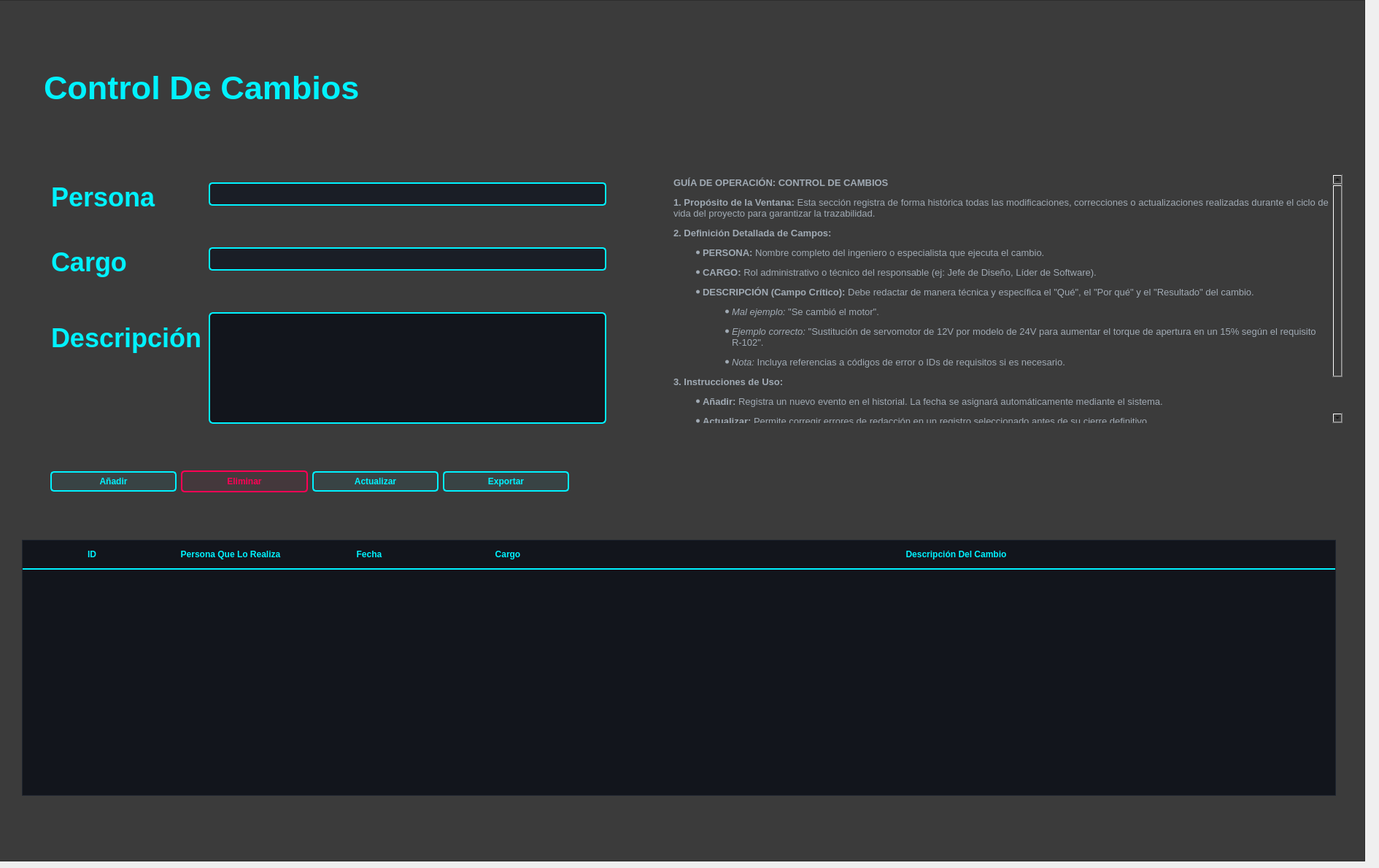
       <widget class="QWidget" name="Control_De_Cambios">
        <widget class="QWidget" name="verticalLayoutWidget_8">
         <property name="geometry">
          <rect>
           <x>-10</x>
           <y>0</y>
           <width>1881</width>
           <height>1181</height>
          </rect>
         </property>
         <layout class="QVBoxLayout" name="verticalLayout_9">
          <item>
           <widget class="QFrame" name="frame_7">
            <property name="styleSheet">
             <string notr="true">background-color: rgb(59, 59, 59);</string>
            </property>
            <property name="frameShape">
             <enum>QFrame::Shape::StyledPanel</enum>
            </property>
            <property name="frameShadow">
             <enum>QFrame::Shadow::Raised</enum>
            </property>
            <widget class="QLabel" name="label_17">
             <property name="geometry">
              <rect>
               <x>70</x>
               <y>70</y>
               <width>631</width>
               <height>101</height>
              </rect>
             </property>
             <property name="styleSheet">
              <string notr="true">QLabel {
    color: #00f2ff; /* Azul Cyan Neón */
    font-family: &quot;Segoe UI Semibold&quot;;
    font-size: 45px;
    font-weight: bold;
    text-transform: uppercase;
    /* Efecto de resplandor mediante sombra de texto */
    qproperty-alignment: 'AlignCenter | AlignVCenter';
    background: transparent;
}</string>
             </property>
             <property name="text">
              <string>Control De Cambios</string>
             </property>
            </widget>
            <widget class="QWidget" name="horizontalLayoutWidget_11">
             <property name="geometry">
              <rect>
               <x>40</x>
               <y>740</y>
               <width>1801</width>
               <height>351</height>
              </rect>
             </property>
             <layout class="QHBoxLayout" name="horizontalLayout_11">
              <item>
               <widget class="QTableWidget" name="tableWidget_4">
                <property name="styleSheet">
                 <string notr="true">QTableWidget {
    background-color: #12151c; /* Fondo oscuro profundo */
    gridline-color: #00f2ff;   /* COLOR DE LA GRILLA (Azul Neón) */
    color: white;              /* Color del texto general */
    font-family: &quot;Segoe UI&quot;;
    font-size: 14px;
    border: 1px solid #1f2530;
}

/* Estilo de los encabezados (ID, Nombre, Prioridad) */
QHeaderView::section {
    background-color: #12151c;
    color: #00f2ff;            /* Texto cyan para títulos */
    padding: 10px;
    border: none;
    border-bottom: 2px solid #00f2ff; /* Línea gruesa bajo el título */
    font-weight: bold;
    text-transform: uppercase;
}

/* Color cuando seleccionas una fila */
QTableWidget::item:selected {
    background-color: rgba(0, 242, 255, 0.1);
    color: #7df9ff;
    border-left: 3px solid #00f2ff; /* Pequeño acento a la izquierda */
}</string>
                </property>
                <property name="horizontalScrollBarPolicy">
                 <enum>Qt::ScrollBarPolicy::ScrollBarAlwaysOff</enum>
                </property>
                <property name="horizontalScrollMode">
                 <enum>QAbstractItemView::ScrollMode::ScrollPerItem</enum>
                </property>
                <attribute name="horizontalHeaderDefaultSectionSize">
                 <number>190</number>
                </attribute>
                <attribute name="horizontalHeaderStretchLastSection">
                 <bool>true</bool>
                </attribute>
                <column>
                 <property name="text">
                  <string>ID</string>
                 </property>
                </column>
                <column>
                 <property name="text">
                  <string>Persona Que Lo Realiza</string>
                 </property>
                </column>
                <column>
                 <property name="text">
                  <string>Fecha</string>
                 </property>
                </column>
                <column>
                 <property name="text">
                  <string>Cargo</string>
                 </property>
                </column>
                <column>
                 <property name="text">
                  <string>Descripción Del Cambio</string>
                 </property>
                </column>
               </widget>
              </item>
             </layout>
            </widget>
            <widget class="QWidget" name="formLayoutWidget_2">
             <property name="geometry">
              <rect>
               <x>80</x>
               <y>250</y>
               <width>761</width>
               <height>331</height>
              </rect>
             </property>
             <layout class="QFormLayout" name="formLayout_2">
              <property name="horizontalSpacing">
               <number>10</number>
              </property>
              <property name="verticalSpacing">
               <number>48</number>
              </property>
              <item row="0" column="0">
               <widget class="QLabel" name="label_24">
                <property name="styleSheet">
                 <string notr="true">QLabel {
    color: #00f2ff; /* Azul Cyan Neón */
    font-family: &quot;Segoe UI Semibold&quot;;
    font-size: 36px;
    font-weight: bold;
    text-transform: uppercase;
    /* Efecto de resplandor mediante sombra de texto */
    qproperty-alignment: 'AlignCenter | AlignVCenter';
    background: transparent;
}</string>
                </property>
                <property name="text">
                 <string>Persona</string>
                </property>
               </widget>
              </item>
              <item row="1" column="0">
               <widget class="QLabel" name="label_25">
                <property name="styleSheet">
                 <string notr="true">QLabel {
    color: #00f2ff; /* Azul Cyan Neón */
    font-family: &quot;Segoe UI Semibold&quot;;
    font-size: 36px;
    font-weight: bold;
    text-transform: uppercase;
    /* Efecto de resplandor mediante sombra de texto */
    qproperty-alignment: 'AlignCenter | AlignVCenter';
    background: transparent;
}</string>
                </property>
                <property name="text">
                 <string>Cargo</string>
                </property>
               </widget>
              </item>
              <item row="2" column="0">
               <widget class="QLabel" name="label_26">
                <property name="styleSheet">
                 <string notr="true">QLabel {
    color: #00f2ff; /* Azul Cyan Neón */
    font-family: &quot;Segoe UI Semibold&quot;;
    font-size: 36px;
    font-weight: bold;
    text-transform: uppercase;
    /* Efecto de resplandor mediante sombra de texto */
    qproperty-alignment: 'AlignCenter | AlignVCenter';
    background: transparent;
}</string>
                </property>
                <property name="text">
                 <string>Descripción</string>
                </property>
               </widget>
              </item>
              <item row="2" column="1">
               <widget class="QTextEdit" name="textEdit">
                <property name="styleSheet">
                 <string notr="true">/* Estilo específico para el cuadro de descripción largo */
QTextEdit {
    background-color: #12151c;      /* Fondo oscuro para contraste */
    border: 2px solid #00f2ff;       /* El azul cian neón */
    border-radius: 6px;
    color: #ffffff;
    padding: 10px;
    font-family: &quot;Segoe UI&quot;;
    font-size: 13px;
}

/* Efecto cuando el usuario está escribiendo el detalle del cambio */
QTextEdit:focus {
    border: 2px solid #7df9ff;       /* Brillo más claro al enfocar */
    background-color: #1a1e26;      /* Cambio sutil de fondo */
}

/* Estilo opcional para la barra de desplazamiento (Scroll) del QTextEdit */
QScrollBar:vertical {
    border: none;
    background: #0b0d11;
    width: 10px;
    margin: 0px;
}

QScrollBar::handle:vertical {
    background: #00f2ff;           /* Scroll color neón para que combine */
    min-height: 20px;
    border-radius: 5px;
}</string>
                </property>
               </widget>
              </item>
              <item row="0" column="1">
               <widget class="QLineEdit" name="lineEdit_3">
                <property name="styleSheet">
                 <string notr="true">QLineEdit {
    background-color: #1a1e26;      /* Fondo oscuro igual al ComboBox */
    border: 2px solid #00f2ff;       /* Borde azul neón */
    border-radius: 5px;             /* Bordes redondeados */
    color: #ffffff;                 /* Letra Blanca */
    padding: 5px 10px;
    font-family: &quot;Segoe UI&quot;;
    font-size: 14px;
}

/* Cuando haces clic para escribir, el borde brilla más */
QLineEdit:focus {
    border: 2px solid #7df9ff;       /* Azul más claro al escribir */
    background-color: #1f2530;
}

/* Estilo para el texto de ayuda (placeholder) si decides usarlo */
QLineEdit::placeholder {
    color: #4a5568;}</string>
                </property>
               </widget>
              </item>
              <item row="1" column="1">
               <widget class="QLineEdit" name="lineEdit_4">
                <property name="styleSheet">
                 <string notr="true">QLineEdit {
    background-color: #1a1e26;      /* Fondo oscuro igual al ComboBox */
    border: 2px solid #00f2ff;       /* Borde azul neón */
    border-radius: 5px;             /* Bordes redondeados */
    color: #ffffff;                 /* Letra Blanca */
    padding: 5px 10px;
    font-family: &quot;Segoe UI&quot;;
    font-size: 14px;
}

/* Cuando haces clic para escribir, el borde brilla más */
QLineEdit:focus {
    border: 2px solid #7df9ff;       /* Azul más claro al escribir */
    background-color: #1f2530;
}

/* Estilo para el texto de ayuda (placeholder) si decides usarlo */
QLineEdit::placeholder {
    color: #4a5568;}</string>
                </property>
               </widget>
              </item>
             </layout>
            </widget>
            <widget class="QWidget" name="horizontalLayoutWidget_12">
             <property name="geometry">
              <rect>
               <x>79</x>
               <y>620</y>
               <width>711</width>
               <height>80</height>
              </rect>
             </property>
             <layout class="QHBoxLayout" name="horizontalLayout_12">
              <item>
               <widget class="QPushButton" name="pushButton_11">
                <property name="styleSheet">
                 <string notr="true">QPushButton {
    background-color: rgba(0, 242, 255, 0.05); /* Fondo casi transparente */
    border: 2px solid #00f2ff;
    border-radius: 5px;
    color: #00f2ff;
    font-weight: bold;
    padding: 5px 15px;
}

QPushButton:hover {
    background-color: rgba(0, 242, 255, 0.2); /* Brilla más al pasar el mouse */
    border: 2px solid #7df9ff; /* Azul más claro */
}

QPushButton:pressed {
    background-color: #00f2ff;
    color: #000000;
}</string>
                </property>
                <property name="text">
                 <string>Añadir</string>
                </property>
               </widget>
              </item>
              <item>
               <widget class="QPushButton" name="btn_eliminar_4">
                <property name="styleSheet">
                 <string notr="true">QPushButton#btn_eliminar_4 {
    background-color: rgba(255, 0, 85, 0.05); /* Fondo sutil rojizo */
    border: 2px solid #ff0055;                /* Rojo/Rosa Neón */
    border-radius: 5px;
    color: #ff0055;
    font-weight: bold;
    font-family: &quot;Segoe UI&quot;;
    padding: 6px 15px;
}

QPushButton#btn_eliminar:hover {
    background-color: rgba(255, 0, 85, 0.2);
    border: 2px solid #ff4d88;                /* Color más claro al pasar el mouse */
    color: #ff4d88;
}

QPushButton#btn_eliminar:pressed {
    background-color: #ff0055;
    color: white;
}</string>
                </property>
                <property name="text">
                 <string>Eliminar</string>
                </property>
               </widget>
              </item>
              <item>
               <widget class="QPushButton" name="pushButton_8">
                <property name="styleSheet">
                 <string notr="true">QPushButton {
    background-color: rgba(0, 242, 255, 0.05); /* Fondo casi transparente */
    border: 2px solid #00f2ff;
    border-radius: 5px;
    color: #00f2ff;
    font-weight: bold;
    padding: 5px 15px;
}

QPushButton:hover {
    background-color: rgba(0, 242, 255, 0.2); /* Brilla más al pasar el mouse */
    border: 2px solid #7df9ff; /* Azul más claro */
}

QPushButton:pressed {
    background-color: #00f2ff;
    color: #000000;
}</string>
                </property>
                <property name="text">
                 <string>Actualizar</string>
                </property>
               </widget>
              </item>
              <item>
               <widget class="QPushButton" name="pushButton_16">
                <property name="styleSheet">
                 <string notr="true">QPushButton {
    background-color: rgba(0, 242, 255, 0.05); /* Fondo casi transparente */
    border: 2px solid #00f2ff;
    border-radius: 5px;
    color: #00f2ff;
    font-weight: bold;
    padding: 5px 15px;
}

QPushButton:hover {
    background-color: rgba(0, 242, 255, 0.2); /* Brilla más al pasar el mouse */
    border: 2px solid #7df9ff; /* Azul más claro */
}

QPushButton:pressed {
    background-color: #00f2ff;
    color: #000000;
}</string>
                </property>
                <property name="text">
                 <string>Exportar</string>
                </property>
               </widget>
              </item>
             </layout>
            </widget>
            <widget class="QWidget" name="verticalLayoutWidget_9">
             <property name="geometry">
              <rect>
               <x>929</x>
               <y>239</y>
               <width>921</width>
               <height>341</height>
              </rect>
             </property>
             <layout class="QVBoxLayout" name="verticalLayout_10">
              <item>
               <widget class="QTextBrowser" name="textBrowser_4">
                <property name="styleSheet">
                 <string notr="true">QTextBrowser {
    background-color: transparent;
    border: none;
    color: #a0aab4; /* Gris claro */
    font-family: &quot;Segoe UI&quot;;
    font-size: 13px;
    line-height: 150%;
}</string>
                </property>
                <property name="html">
                 <string>&lt;!DOCTYPE HTML PUBLIC &quot;-//W3C//DTD HTML 4.0//EN&quot; &quot;http://www.w3.org/TR/REC-html40/strict.dtd&quot;&gt;
&lt;html&gt;&lt;head&gt;&lt;meta name=&quot;qrichtext&quot; content=&quot;1&quot; /&gt;&lt;meta charset=&quot;utf-8&quot; /&gt;&lt;style type=&quot;text/css&quot;&gt;
p, li { white-space: pre-wrap; }
hr { height: 1px; border-width: 0; }
li.unchecked::marker { content: &quot;\2610&quot;; }
li.checked::marker { content: &quot;\2612&quot;; }
&lt;/style&gt;&lt;/head&gt;&lt;body style=&quot; font-family:'Segoe UI'; font-size:13px; font-weight:400; font-style:normal;&quot;&gt;
&lt;p style=&quot; margin-top:12px; margin-bottom:12px; margin-left:0px; margin-right:0px; -qt-block-indent:0; text-indent:0px;&quot;&gt;&lt;span style=&quot; font-weight:700;&quot;&gt;GUÍA DE OPERACIÓN: CONTROL DE CAMBIOS&lt;/span&gt;&lt;/p&gt;
&lt;p style=&quot; margin-top:12px; margin-bottom:12px; margin-left:0px; margin-right:0px; -qt-block-indent:0; text-indent:0px;&quot;&gt;&lt;span style=&quot; font-weight:700;&quot;&gt;1. Propósito de la Ventana:&lt;/span&gt; Esta sección registra de forma histórica todas las modificaciones, correcciones o actualizaciones realizadas durante el ciclo de vida del proyecto para garantizar la trazabilidad.&lt;/p&gt;
&lt;p style=&quot; margin-top:12px; margin-bottom:12px; margin-left:0px; margin-right:0px; -qt-block-indent:0; text-indent:0px;&quot;&gt;&lt;span style=&quot; font-weight:700;&quot;&gt;2. Definición Detallada de Campos:&lt;/span&gt;&lt;/p&gt;
&lt;ul style=&quot;margin-top: 0px; margin-bottom: 0px; margin-left: 0px; margin-right: 0px; -qt-list-indent: 1;&quot;&gt;
&lt;li style=&quot; margin-top:12px; margin-bottom:12px; margin-left:0px; margin-right:0px; -qt-block-indent:0; text-indent:0px;&quot;&gt;&lt;span style=&quot; font-weight:700;&quot;&gt;PERSONA:&lt;/span&gt; Nombre completo del ingeniero o especialista que ejecuta el cambio.&lt;/li&gt;
&lt;li style=&quot; margin-top:12px; margin-bottom:12px; margin-left:0px; margin-right:0px; -qt-block-indent:0; text-indent:0px;&quot;&gt;&lt;span style=&quot; font-weight:700;&quot;&gt;CARGO:&lt;/span&gt; Rol administrativo o técnico del responsable (ej: Jefe de Diseño, Líder de Software).&lt;/li&gt;
&lt;li style=&quot; margin-top:12px; margin-bottom:12px; margin-left:0px; margin-right:0px; -qt-block-indent:0; text-indent:0px;&quot;&gt;&lt;span style=&quot; font-weight:700;&quot;&gt;DESCRIPCIÓN (Campo Crítico):&lt;/span&gt; Debe redactar de manera técnica y específica el &amp;quot;Qué&amp;quot;, el &amp;quot;Por qué&amp;quot; y el &amp;quot;Resultado&amp;quot; del cambio.
&lt;ul style=&quot;margin-top: 0px; margin-bottom: 0px; margin-left: 0px; margin-right: 0px; -qt-list-indent: 2;&quot;&gt;
&lt;li style=&quot; margin-top:12px; margin-bottom:12px; margin-left:0px; margin-right:0px; -qt-block-indent:0; text-indent:0px;&quot;&gt;&lt;span style=&quot; font-style:italic;&quot;&gt;Mal ejemplo:&lt;/span&gt; &amp;quot;Se cambió el motor&amp;quot;.&lt;/li&gt;
&lt;li style=&quot; margin-top:12px; margin-bottom:12px; margin-left:0px; margin-right:0px; -qt-block-indent:0; text-indent:0px;&quot;&gt;&lt;span style=&quot; font-style:italic;&quot;&gt;Ejemplo correcto:&lt;/span&gt; &amp;quot;Sustitución de servomotor de 12V por modelo de 24V para aumentar el torque de apertura en un 15% según el requisito R-102&amp;quot;.&lt;/li&gt;
&lt;li style=&quot; margin-top:12px; margin-bottom:12px; margin-left:0px; margin-right:0px; -qt-block-indent:0; text-indent:0px;&quot;&gt;&lt;span style=&quot; font-style:italic;&quot;&gt;Nota:&lt;/span&gt; Incluya referencias a códigos de error o IDs de requisitos si es necesario.&lt;/li&gt;&lt;/ul&gt;&lt;/li&gt;&lt;/ul&gt;
&lt;p style=&quot; margin-top:12px; margin-bottom:12px; margin-left:0px; margin-right:0px; -qt-block-indent:0; text-indent:0px;&quot;&gt;&lt;span style=&quot; font-weight:700;&quot;&gt;3. Instrucciones de Uso:&lt;/span&gt;&lt;/p&gt;
&lt;ul style=&quot;margin-top: 0px; margin-bottom: 0px; margin-left: 0px; margin-right: 0px; -qt-list-indent: 1;&quot;&gt;
&lt;li style=&quot; margin-top:12px; margin-bottom:12px; margin-left:0px; margin-right:0px; -qt-block-indent:0; text-indent:0px;&quot;&gt;&lt;span style=&quot; font-weight:700;&quot;&gt;Añadir:&lt;/span&gt; Registra un nuevo evento en el historial. La fecha se asignará automáticamente mediante el sistema.&lt;/li&gt;
&lt;li style=&quot; margin-top:12px; margin-bottom:12px; margin-left:0px; margin-right:0px; -qt-block-indent:0; text-indent:0px;&quot;&gt;&lt;span style=&quot; font-weight:700;&quot;&gt;Actualizar:&lt;/span&gt; Permite corregir errores de redacción en un registro seleccionado antes de su cierre definitivo.&lt;/li&gt;
&lt;li style=&quot; margin-top:12px; margin-bottom:12px; margin-left:0px; margin-right:0px; -qt-block-indent:0; text-indent:0px;&quot;&gt;&lt;span style=&quot; font-weight:700;&quot;&gt;Eliminar:&lt;/span&gt; Solo permitido para registros duplicados o erróneos bajo supervisión.&lt;/li&gt;&lt;/ul&gt;
&lt;p style=&quot; margin-top:12px; margin-bottom:12px; margin-left:0px; margin-right:0px; -qt-block-indent:0; text-indent:0px;&quot;&gt;&lt;span style=&quot; font-weight:700;&quot;&gt;4. Visualización de la Tabla:&lt;/span&gt; La tabla inferior muestra el ID del cambio, la fecha exacta y el resumen de la modificación para auditorías rápidas.&lt;/p&gt;&lt;/body&gt;&lt;/html&gt;</string>
                </property>
               </widget>
              </item>
             </layout>
            </widget>
           </widget>
          </item>
         </layout>
        </widget>
       </widget>
